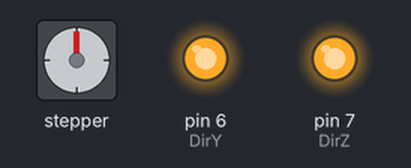
Recording of a sketch running on a simulated Arduino Uno, built with avr-gcc and run on an emulated ATmega328P. Shown: stepper motor, output pins drawn as LEDs (lit = HIGH). Wiring (inferred from the names in the program): stepper motor (200 steps per turn assumed): coils pin 2, pin 3, pin 4, pin 5. Pins used as bus, display or sensor lines are not drawn.

Above: at 0.1 s.
Timing chart, 0 to 39.3 s (numbered marks = the images above):
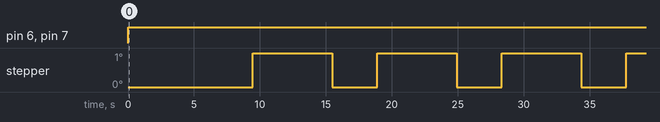

Measured:
- by itself, pin 6 (DirY), pin 7 (DirZ): LOW → HIGH at 0.00 s
- by itself, stepper: alternates 1° for 6.0 s and 0° for 3.4 s

The sketch:

cnc_shield_stepper_test.ino
```cpp
// CNC Shield Stepper  Control Demo
// Superb Tech
// www.youtube.com/superbtech

const int StepX = 2;
const int DirX = 5;
const int StepY = 3;
const int DirY = 6;
const int StepZ = 4;
const int DirZ = 7;


void setup() {
  pinMode(StepX,OUTPUT);
  pinMode(DirX,OUTPUT);
  pinMode(StepY,OUTPUT);
  pinMode(DirY,OUTPUT);
  pinMode(StepZ,OUTPUT);
  pinMode( DirZ,OUTPUT);

}

void loop() {
 digitalWrite(DirX, HIGH); // set direction, HIGH for clockwise, LOW for anticlockwise
 digitalWrite(DirY, HIGH);
 digitalWrite(DirZ, HIGH);

for(int x = 0; x<6000; x++) { // loop for 200 steps
  digitalWrite(StepX,HIGH);
  delayMicroseconds(500);
  digitalWrite(StepX,LOW);
  delayMicroseconds(500);
 }
delay(1000); // delay for 1 second

for(int x = 0; x<200; x++) { // loop for 200 steps
  digitalWrite(StepY,HIGH);
  delayMicroseconds(500);
  digitalWrite(StepY,LOW);
  delayMicroseconds(500);
 }
delay(1000); // delay for 1 second

for(int x = 0; x<200; x++) { // loop for 200 steps
  digitalWrite(StepZ,HIGH);
  delayMicroseconds(500);
  digitalWrite(StepZ,LOW);
  delayMicroseconds(500);
 }
delay(1000); // delay for 1 second

}
```
